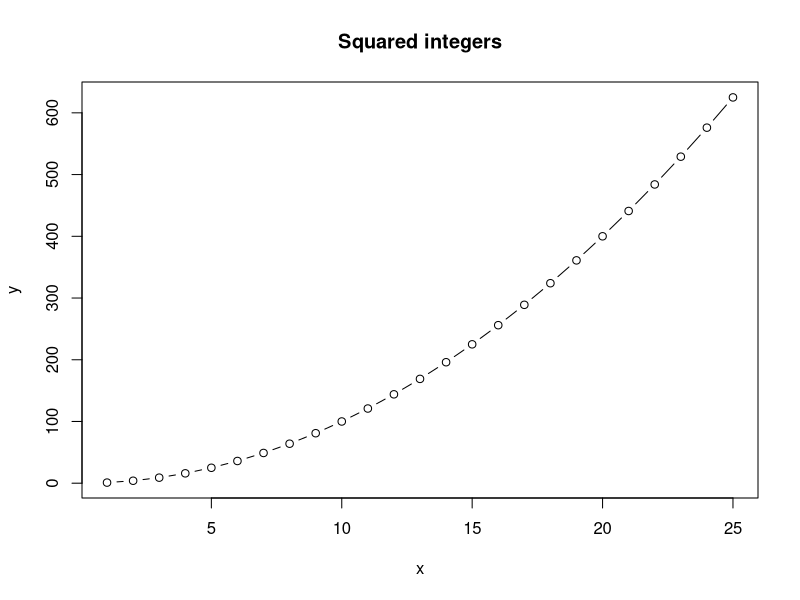
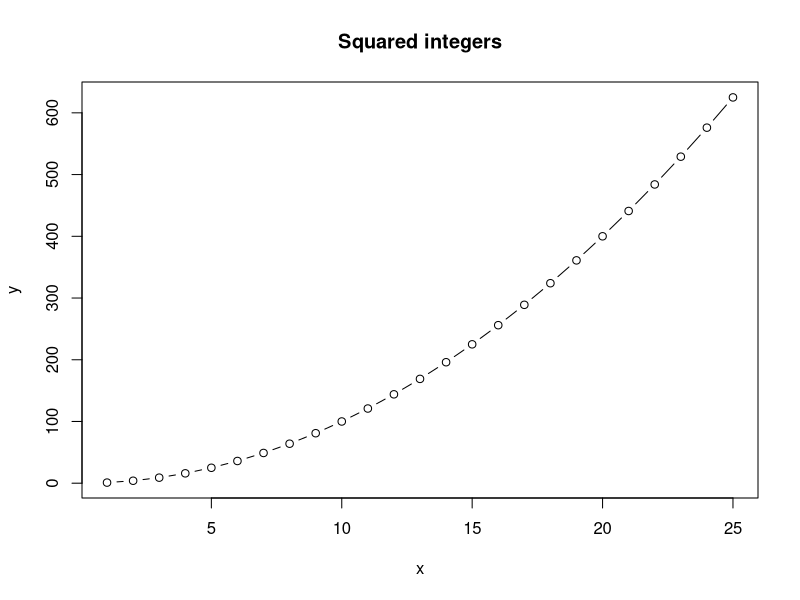
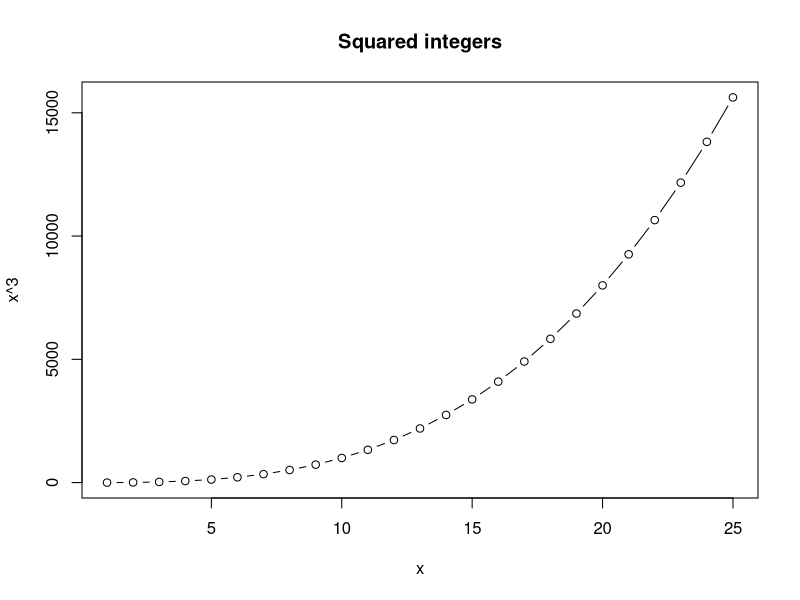

R code for these plots, in order:
## This is a R script 
## Run this code to make a plot of x and x^2 for the integers from 1 to 10

x <- 1:25
y <- x^2


plot(x,y, type = "b", main = "Squared integers")

plot(x,y, type = "b", main = "Squared integers")

plot(x, x^3, type = "b", main = "Squared integers")